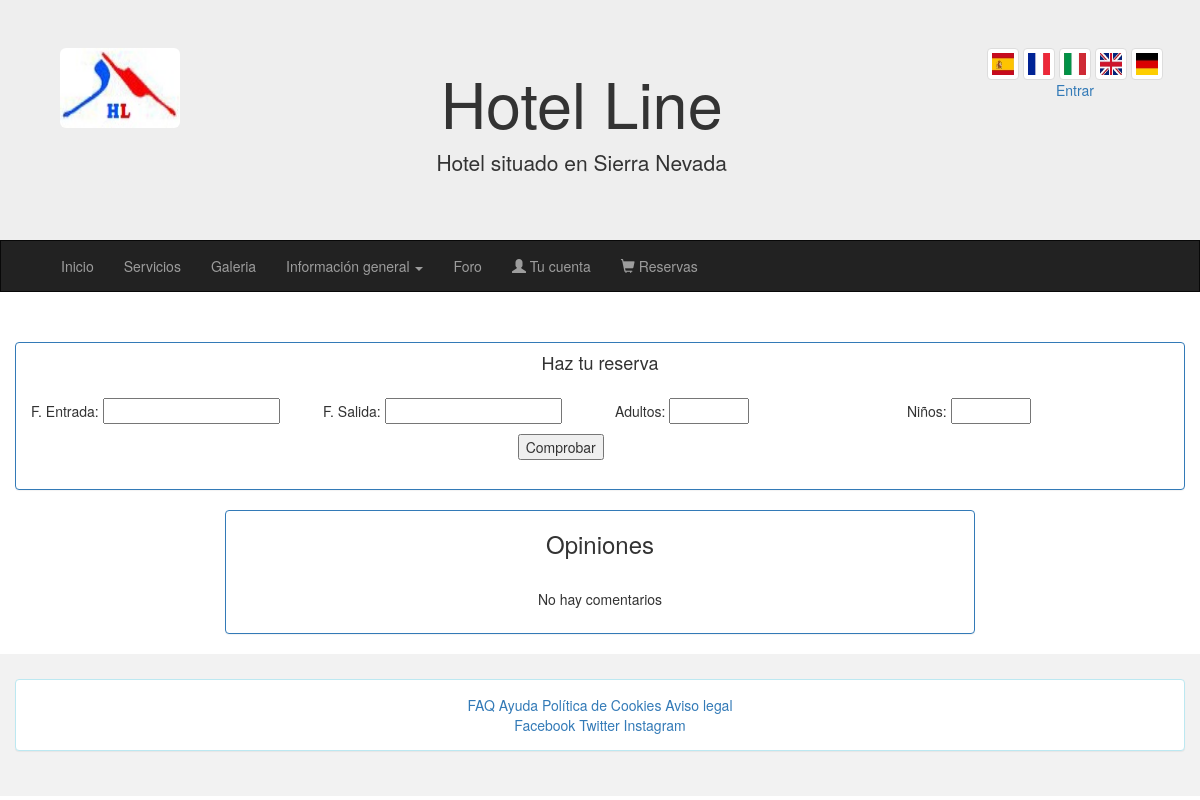
The page /hotel/foro on the database as committed earlier.
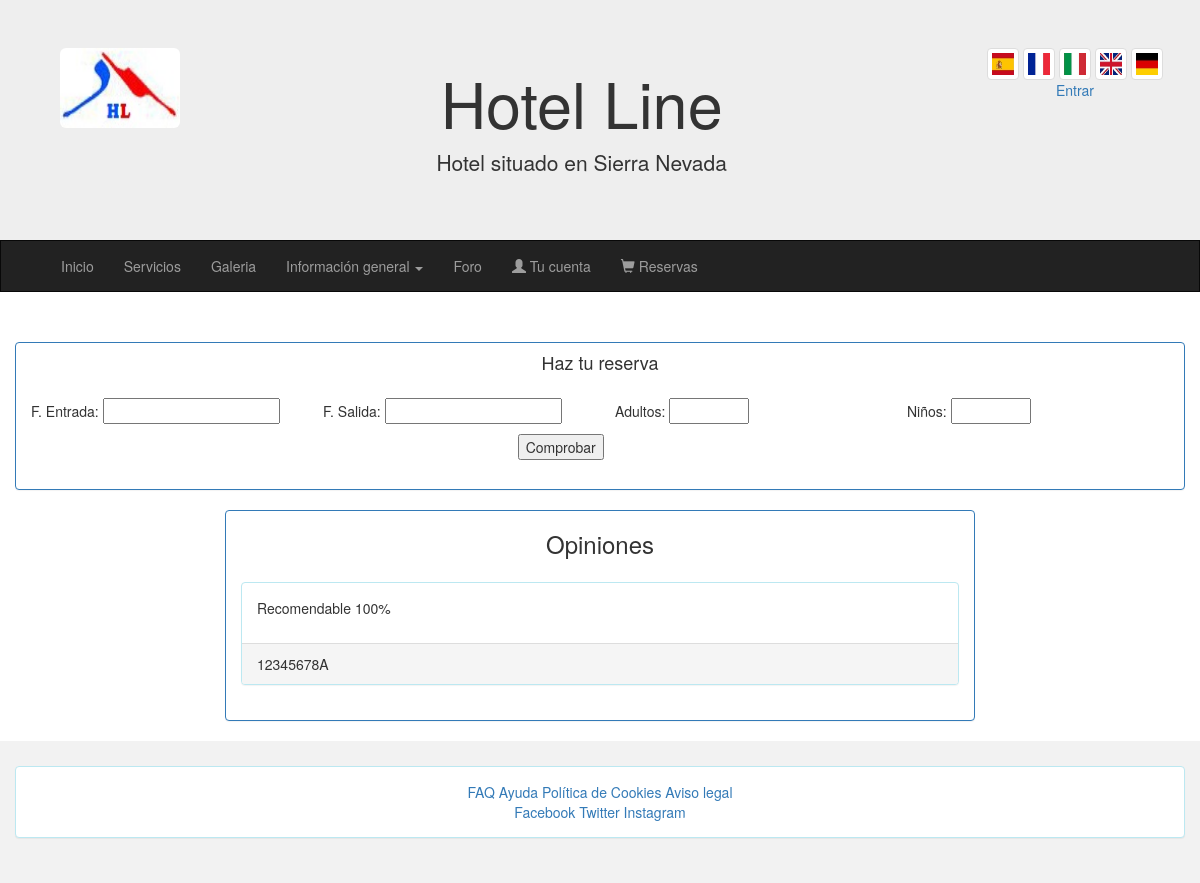
The same page on the database as committed later.
### hotel/models.py (models this page shows, shortened)
class Comentarios(models.Model):
    id_comentario = models.AutoField(primary_key=True)
    usuario = models.CharField(max_length=9)
    texto = models.TextField()

### hotel/views.py (the view)
def foro(request):
    form = login_form()
    context = {'form': form}
    if request.user.is_authenticated():
        context['mensaje'] =  u'Bienvenido %s' % (request.user)
    if request.method == 'POST':
        usuario = request.user
        texto = request.POST.get('texto')
        c = Comentarios(usuario = usuario, texto = texto)
        c.save()
    context['Comentarios'] = Comentarios.objects.all()[:10]
    return render(request, 'hotel/foro.html',context)

### hotel/forms.py
class login_form(forms.ModelForm):
	username = forms.SlugField (max_length=9,label='Usuario')
	password = forms.SlugField (max_length=9,widget=forms.PasswordInput(),label='Contraseña')
	class Meta:
		model  = User
		fields = ('username', 'password')

### hotel/templates/hotel/foro.html (shortened to what this page needs)
{% extends "hotel/base2.html" %}
  {% block content %}
    <div class="row">
      <div class="col-md-2"></div>
      <div class="col-md-8">
        <div class="panel panel-primary">
          <h3 class="text-center">Opiniones</h3>
          <div class="panel-body">
            {% if Comentarios %}
              {% for comentario in Comentarios %}
              <div class="panel panel-info">
                <div class="panel-body">
                  <p>{{ comentario.texto }}</p>
                </div>
                <div class="panel-footer">{{ comentario.usuario }}</div>
              </div>
              {% endfor %}
            {% else %}
              <h5 class="text-center">No hay comentarios</h5>
            {% endif %}
          </div>
        </div>
      </div>
      <div class="col-md-2"></div>
    </div>
  {% endblock %}

Rows that differ between the two databases and show on the page:
added Comentarios: texto "Recomendable 100%", usuario "12345678A"
Other text that changed with them:
text no longer shown: "No hay comentarios"
